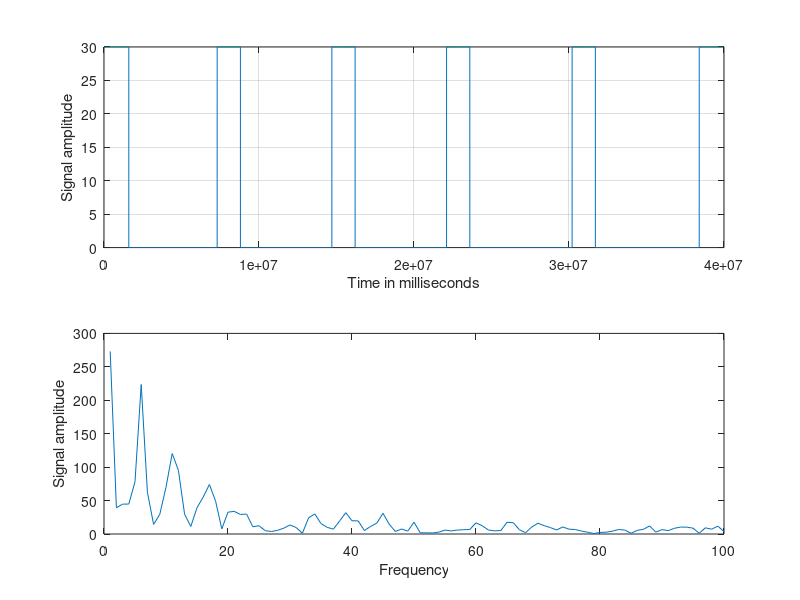

The MATLAB script that drew this image:
%t=0:0.001:2;
%t=t/5;
%x=2*sin(20*pi*t) + sin(100*pi*t);

%b=[1   5   1   5   1   5   1   7   1   7   1   6];
b=[13   54   14   57   12   59   17   73   16   74   14   65];
b=[16   57   15   59   15   59   15   66   15   67   15];

c=b<30;
b=b*100;
c=c*30;

len=b;
val=c;
i = cumsum(len);             % LENGTH(LEN) flops
j = zeros(1, i(end));
j(i(1:end-1)+1) = 1;         % LENGTH(LEN) flops
j(1) = 1;
x = val(cumsum(j));          % SUM(LEN) flops

t=1:length(x);


% create blockwave from this


%split_x=max(x)/2;
%split_x=0;
%x(x<split_x)=0;
%x(x>split_x)=1;

trans=find(diff(x>0));

subplot(2,1,1);
plot(1000*t,x);
grid;
xlabel("Time in milliseconds");
ylabel("Signal amplitude");

subplot(2,1,2);
y=fft(x);

y=abs(y)/1000;

smp_len=100;
t=t(1:smp_len);
y=y(1:smp_len);

plot(t, y);
xlabel("Frequency");
ylabel("Signal amplitude");
